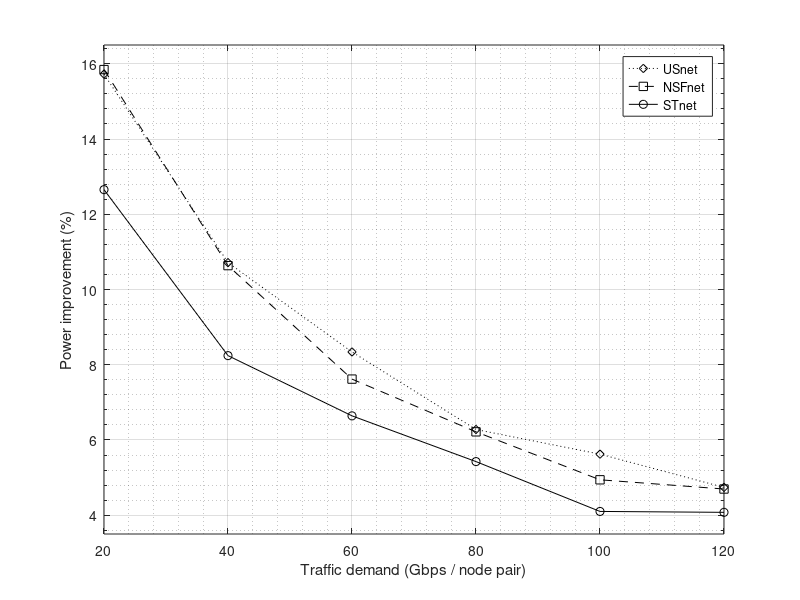

Recreate this plot in MATLAB.
figureName = 'refreshFig.8_5a-energy-improve-Multihop-vs-Direct';   % <- change per figure
graphics_toolkit('qt');

set(gcf, 'Color', 'w');                     % white background
box on;
grid on;

close all; clf;

x = [1, 2, 3, 4, 5, 6];  % x-axis data points

relOurMtoD6n = [20, 12.655; 40, 8.242;60, 6.641; 80, 5.425; 100, 4.100; 120, 4.076]
relOurMtoD14n = [20, 15.847; 40, 10.635; 60, 7.618;  80, 6.216; 100, 4.941; 120, 4.696]
relOurMtoD24n = [20, 15.725; 40, 10.715; 60, 8.340; 80, 6.278; 100, 5.623; 120, 4.739]




relOurMtoD6nY = relOurMtoD6n(:,2)
relOurMtoD14nY = relOurMtoD14n(:,2)
relOurMtoD24nY = relOurMtoD24n(:,2)

labels = {'20','40','60','80','100','120'};

plot( x, relOurMtoD24nY, 'k:d', x, relOurMtoD14nY, 'k--s', x, relOurMtoD6nY, 'k-o');

xlim([1, 6]);

ylim([3.5 16.5])
set(gca, 'YMinorTick', 'on'); % Turn on minor ticks
set(gca, 'YGrid', 'on');      % Enable grid for the y-axis
set(gca, 'YMinorGrid', 'on'); % Enable minor gridlines
grid on;

xticklabels(labels);

xlabel('Traffic demand (Gbps / node pair)');

ylabel('Power improvement (%)');

#title('Improvement of power consumption of Multi-hop Bypass relative to Direct Bypass based on simulation results');

legend('USnet', 'NSFnet', 'STnet', 'Location', 'northeast');

print([figureName '.png'], '-dpng', '-r600');
fprintf('Done! Exported %s.png at 600 DPI.\n', figureName);
